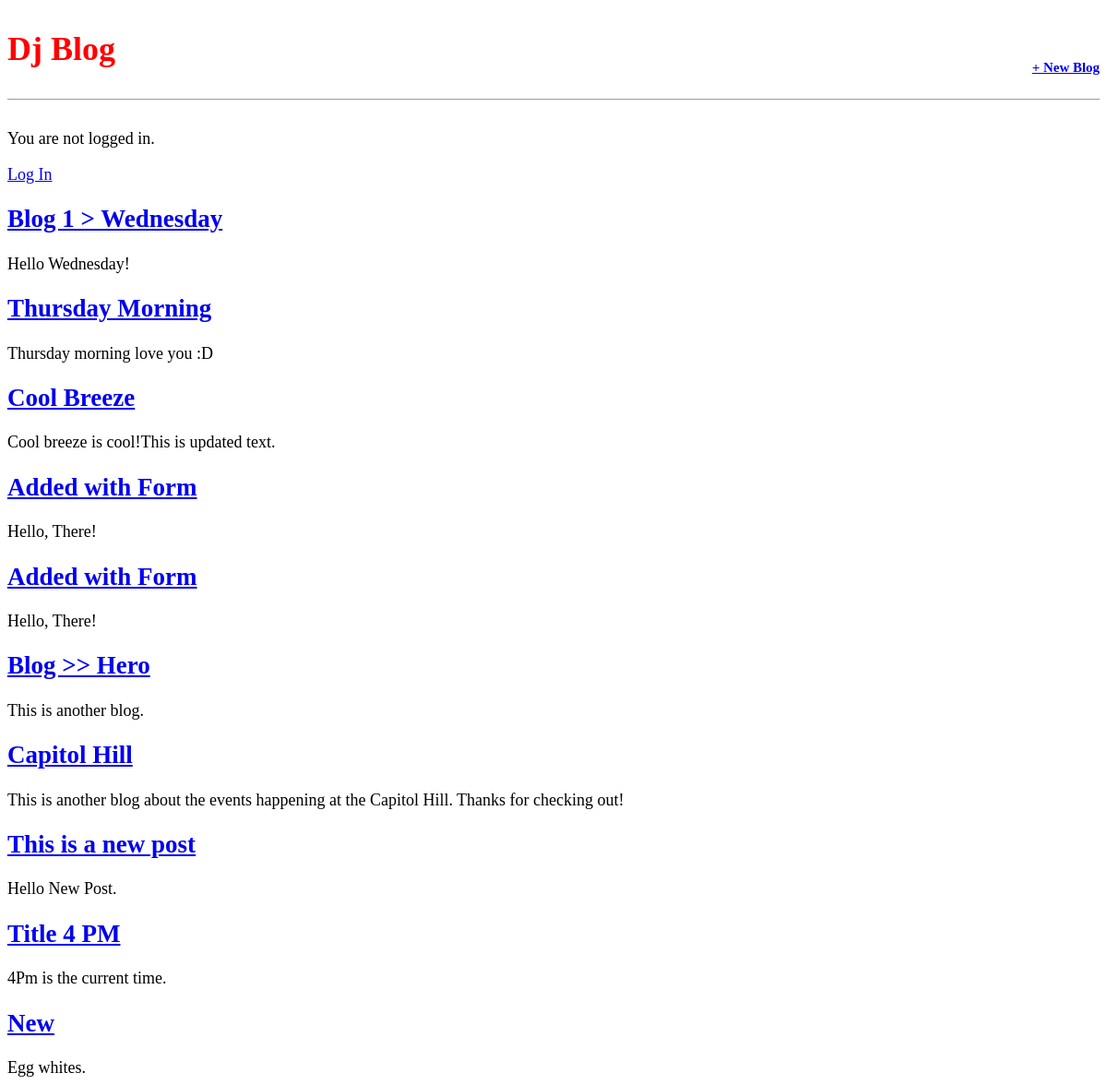
The app's page /, older data.
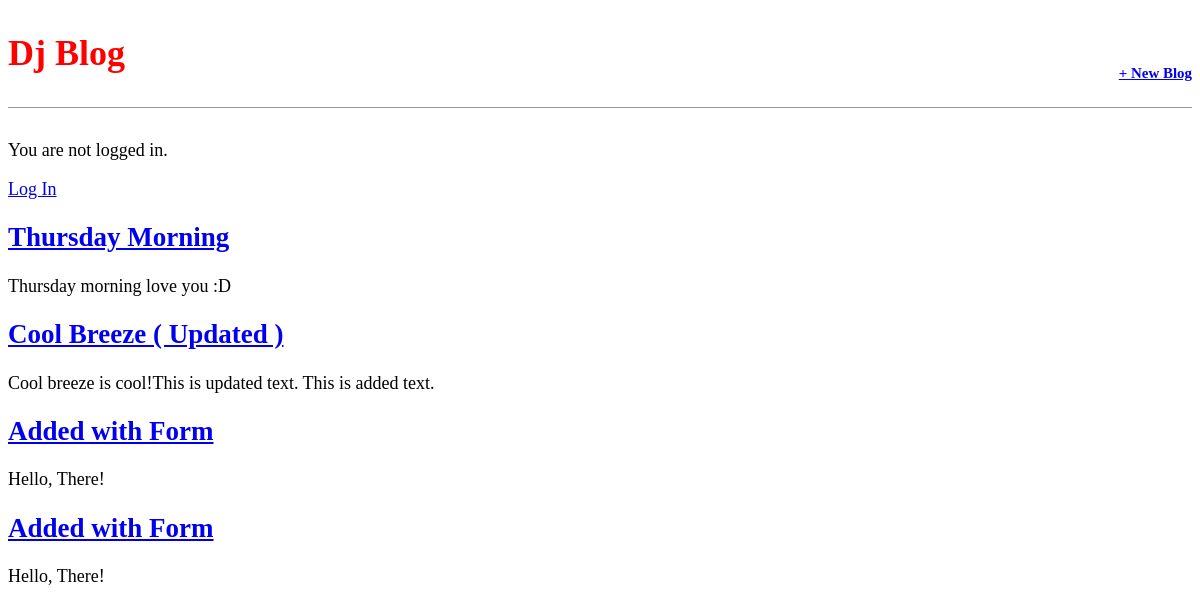
The same page, newer data.
### blog/models.py (models this page shows, shortened)
class Post(models.Model):
	title = models.CharField(max_length = 200) #limiting the character of the title to be 200
	author = models.ForeignKey( # we're using ForeignKey because it allows for many-to-one relationship --> i.e
		'auth.User',
		on_delete = models.CASCADE, # for many-to-one relationship, we must also specify an on_delete option
	)
	body = models.TextField() #body of the blog will be text-type --> which will automatically expand based on the users' need

### blog/views.py (the view)
# urls.py: path('', BlogListView.as_view(), name = 'home'),
class BlogListView(ListView):
	model = Post
	template_name = 'home.html'
	context_object_name='all_posts_list'

### templates/home.html
{% extends 'base.html' %}
{% block content %}
	{% for post in object_list %}
		<div class="post-entry">
			<h2><a href= "{% url 'post_detail' post.id %}"> {{ post.title }}</a></h2>
			<p>{{ post.body}}</p>
		</div>
	{% endfor %}
{% endblock content %}

### templates/base.html (shortened to what this page needs)
{% load static %}
<html>
	<head>
		<link href="{% static 'css/base.css' %}" rel="stylesheet">
	</head>
	<body class ="main">
		<div>
			<header>
				<div class="nav-left">
					<h1><a href = "{% url 'home' %}" > Dj Blog </a> </h1>
				</div>
				<div class="nav-right">
					<h5><a href = "{% url 'post_new' %}" >+ New Blog </a> </h1>
				</div>
			</header>
			{% if user.is_authenticated %}
				<p> Hi!  {{ user.username }}! </p>
				<p><a href="{% url 'logout' %}">Log Out</a></p>
			{% else %}
				<p> You are not logged in. </p>
				<a href="{% url 'login' %}"> Log In</a>
			{% endif %}
		{% block content %}
		{% endblock content %}
		</div>
	</body>
</html>

### static/css/base.css (style rules this page uses)
body { font-family: "Redressed"; font-size: 18px; }
header { border-bottom: 1px solid #999; margin-bottom: 2rem; display: flex; }
header h1 a { color:red; text-decoration:none; }
.nav-left { margin-right: auto; }
.nav-right { display: flex; padding-top: 2rem; }
.post-entry h2 { margin: 0.5 rem 0; }
.post-entry p { margin: 0; font-weight: 400; }

Row changes from the older to the newer data that the page shows:
removed Post: title "Blog 1 > Wednesday", body "Hello Wednesday!"
removed Post: title "Blog >> Hero", body "This is another blog."
removed Post: title "Capitol Hill", body "This is another blog about the events happening at the Capitol Hill. Thanks for checking out!"
removed Post: title "This is a new post", body "Hello New Post."
removed Post: title "Title 4 PM", body "4Pm is the current time."
removed Post: title "New", body "Egg whites."
changed Post: title "Cool Breeze" → "Cool Breeze ( Updated )"; body "Cool breeze is cool!This is updated text." → "Cool breeze is cool!This is updated text. This is added text."
